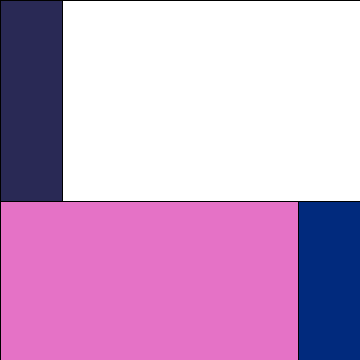
Frame 1 (no input)
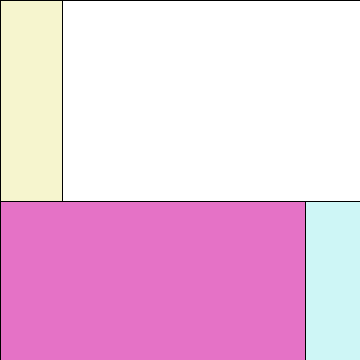
Frame 60 (the mouse pressed at the canvas centre just before this capture)
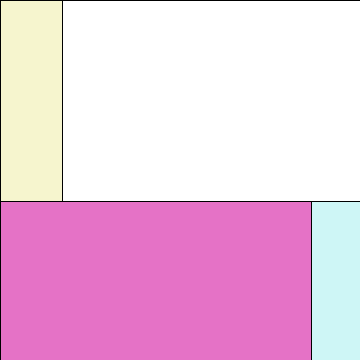
Frame 120 (the mouse held since frame 60 and released just before this capture)

The Processing sketch that drew these frames (run headless with seeded random() and noise(); from frame 60 on, the mouse is pressed at the canvas centre):

// Processing sketch: processing_106097
// ── processing_106097.pde

float hourX;
float minuteX;
float secondX;


void setup(){
  size (360,360);

}


void draw (){
  background(360);
  secondX = map(second(), 0, 59, 0, width);
  minuteX = map(minute(), 0, 59, 0, height);
  hourX = map(hour(), 0, 23, 0, width);
  
  colorMode(HSB, 360, 100,100);
  fill(58,97,83, 50);
  rect( 0, 0, hourX, height);
  
  colorMode(HSB, 360, 100,100);
  fill(181,97,83, 50);
  rect( 0, 360-minuteX, width, height);
  
  colorMode(HSB, 360, 100,100);
  fill(316,50,90);
  rect( 0, 360-minuteX, secondX, height);
  
  fill(360);
  rect(hourX,0,width-hourX,height-minuteX);
  
  
  
}
